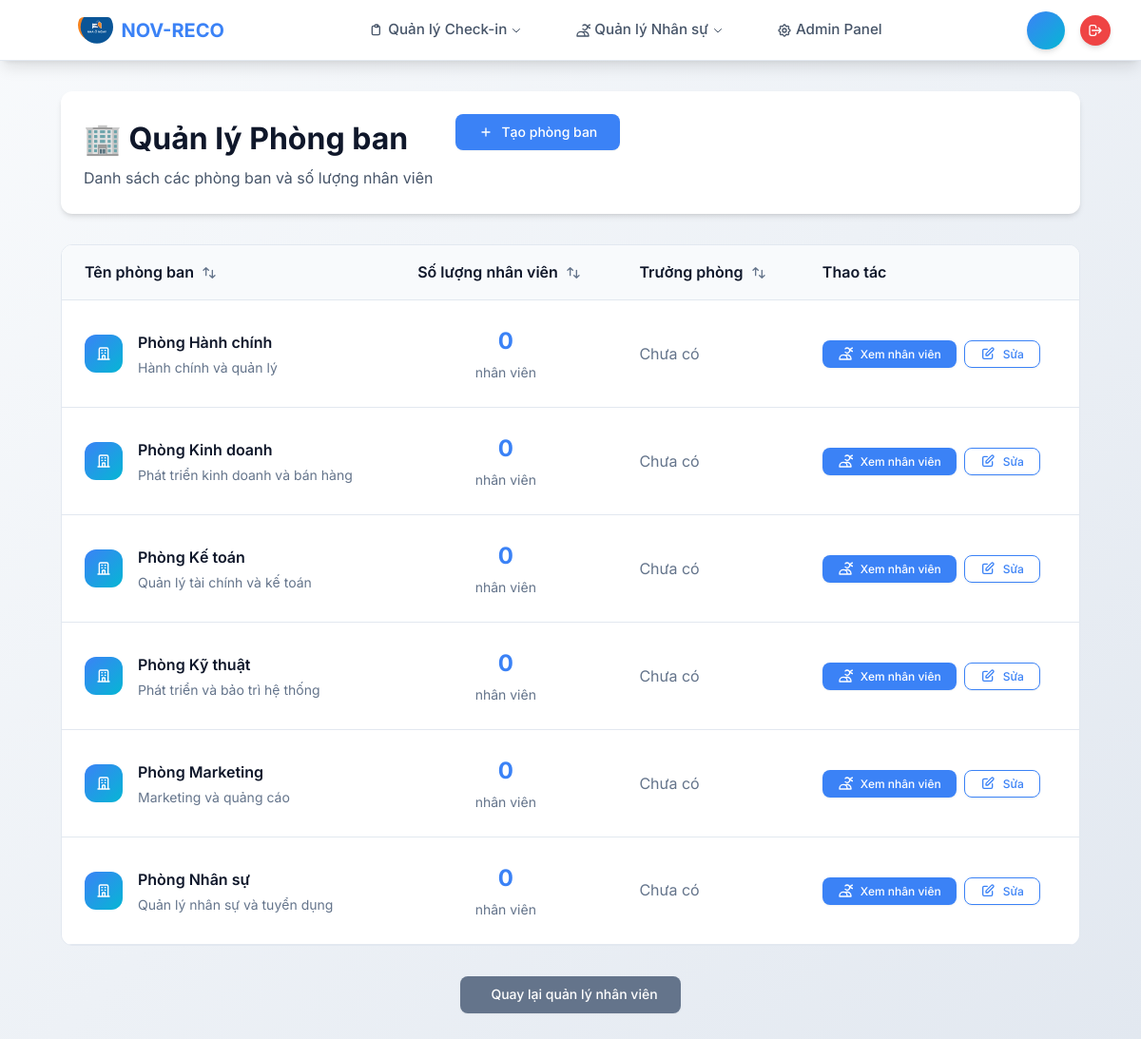
The page /users/departments/ (signed in) on the database as committed earlier.
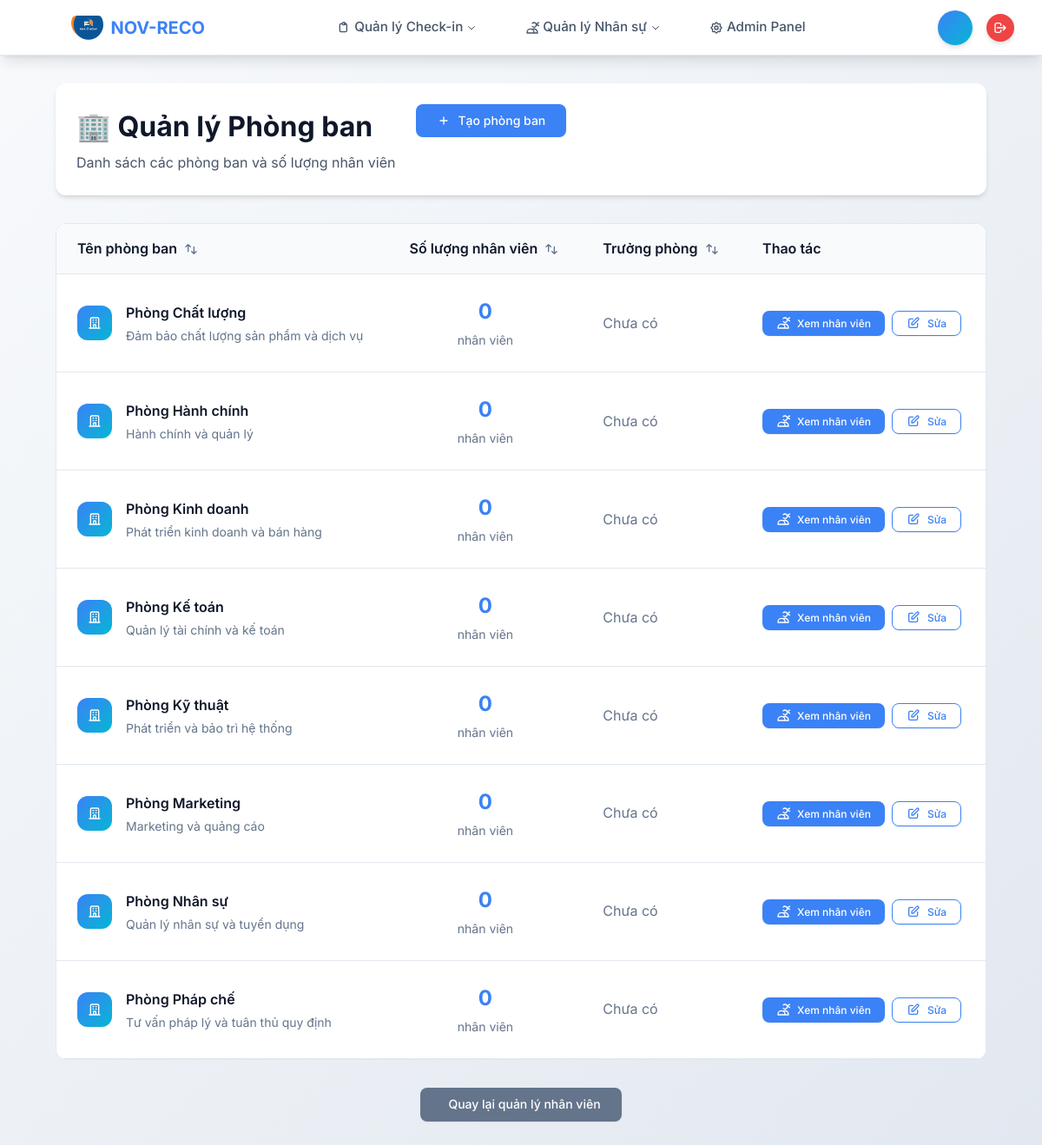
The same page on the database as committed later.
### users/models.py (models this page shows, shortened)
class Department(models.Model):
    name = models.CharField(
        max_length=100,
        unique=True,
        help_text="Tên phòng ban"
    )
    description = models.TextField(
        blank=True,
        help_text="Mô tả phòng ban"
    )
    manager = models.ForeignKey(
        'User',
        on_delete=models.SET_NULL,
        null=True,
        blank=True,
        related_name='managed_departments',
        help_text="Trưởng phòng ban"
    )
    created_at = models.DateTimeField(auto_now_add=True)
    updated_at = models.DateTimeField(auto_now=True)
    class Meta:
        verbose_name = "Phòng ban"
        verbose_name_plural = "Phòng ban"
        ordering = ['name']

### users/views.py (the view)
# urls.py: path("departments/", views.department_list_view, name="department_list"),
@admin_required
def department_list_view(request):
    departments = Department.objects.all().annotate(
        user_count=Count('employees')
    ).order_by('name')
    context = {
        "departments": departments,
    }
    return render(request, "users/department_list.html", context)

### users/models.py (called while the page is built)
    def is_admin(self):
        return self.role == UserRole.ADMIN or self.is_superuser

    @property
    def is_admin_user(self):
        return self.is_admin()

### templates/users/department_list.html (shortened to what this page needs)
{% extends 'base.html' %}
{% load static %}
{% block extra_css %}
<link rel="stylesheet" href="{% static 'css/users.css' %}">
{% endblock %}
{% block content %}
<div class="container">
    <div class="page-header">
        <div class="header-content">
            <div class="header-text">
                <h1>🏢 Quản lý Phòng ban</h1>
                <p>Danh sách các phòng ban và số lượng nhân viên</p>
            </div>
            <div class="header-actions">
                <a href="/admin/users/department/add/" class="btn btn-primary">
                    <svg class="w-4 h-4" fill="none" stroke="currentColor" viewBox="0 0 24 24">
                        <path stroke-linecap="round" stroke-linejoin="round" stroke-width="2" d="M12 6v6m0 0v6m0-6h6m-6 0H6"></path>
                    </svg>
                    Tạo phòng ban
                </a>
            </div>
        </div>
    </div>
    <div class="content-card">
        {% if departments %}
            <div class="table-container desktop-view">
                <table class="data-table">
                    <thead>
                        <tr>
                            <th>
                                <div class="table-header">
                                    <span>Tên phòng ban</span>
                                    <svg class="w-4 h-4" fill="none" stroke="currentColor" viewBox="0 0 24 24">
                                        <path stroke-linecap="round" stroke-linejoin="round" stroke-width="2" d="M7 16V4m0 0L3 8m4-4l4 4m6 0v12m0 0l4-4m-4 4l-4-4"></path>
                                    </svg>
                                </div>
                            </th>
                            <th>
                                <div class="table-header">
                                    <span>Số lượng nhân viên</span>
                                    <svg class="w-4 h-4" fill="none" stroke="currentColor" viewBox="0 0 24 24">
                                        <path stroke-linecap="round" stroke-linejoin="round" stroke-width="2" d="M7 16V4m0 0L3 8m4-4l4 4m6 0v12m0 0l4-4m-4 4l-4-4"></path>
                                    </svg>
                                </div>
                            </th>
                            <th>
                                <div class="table-header">
                                    <span>Trưởng phòng</span>
                                    <svg class="w-4 h-4" fill="none" stroke="currentColor" viewBox="0 0 24 24">
                                        <path stroke-linecap="round" stroke-linejoin="round" stroke-width="2" d="M7 16V4m0 0L3 8m4-4l4 4m6 0v12m0 0l4-4m-4 4l-4-4"></path>
                                    </svg>
                                </div>
                            </th>
                            <th>Thao tác</th>
                        </tr>
                    </thead>
                    <tbody>
                        {% for dept in departments %}
                        <tr>
                            <td>
                                <div class="dept-info">
                                    <div class="dept-icon">
                                        <svg class="w-5 h-5" fill="none" stroke="currentColor" viewBox="0 0 24 24">
                                            <path stroke-linecap="round" stroke-linejoin="round" stroke-width="2" d="M19 21V5a2 2 0 00-2-2H7a2 2 0 00-2 2v16m14 0h2m-2 0h-5m-9 0H3m2 0h5M9 7h1m-1 4h1m4-4h1m-1 4h1m-5 10v-5a1 1 0 011-1h2a1 1 0 011 1v5m-4 0h4"></path>
                                        </svg>
                                    </div>
                                    <div class="dept-details">
                                        <span class="dept-name">{{ dept.name }}</span>
                                        {% if dept.description %}
                                            <small class="dept-description">{{ dept.description }}</small>
                                        {% endif %}
                                    </div>
                                </div>
                            </td>
                            <td>
                                <div class="employee-count">
                                    <span class="count-number">{{ dept.user_count }}</span>
                                    <span class="count-label">nhân viên</span>
                                </div>
                            </td>
                            <td>
                                {% if dept.manager %}
                                    <div class="manager-info">
                                        <div class="manager-avatar">
                                            {{ dept.manager.first_name|first|default:dept.manager.username|first|upper }}
                                        </div>
                                        <span class="manager-name">{{ dept.manager.get_display_name }}</span>
                                    </div>
                                {% else %}
                                    <span class="text-muted">Chưa có</span>
                                {% endif %}
                            </td>
                            <td>
                                <div class="action-buttons">
                                    <a href="/users/?department={{ dept.id }}" class="btn btn-sm btn-primary">
                                        <svg class="w-4 h-4" fill="none" stroke="currentColor" viewBox="0 0 24 24">
                                            <path stroke-linecap="round" stroke-linejoin="round" stroke-width="2" d="M12 4.354a4 4 0 110 5.292M15 21H3v-1a6 6 0 0112 0v1zm0 0h6v-1a6 6 0 00-9-5.197m13.5-9a2.5 2.5 0 11-5 0 2.5 2.5 0 015 0z"></path>
                                        </svg>
                                        Xem nhân viên
                                    </a>
                                    <a href="/admin/users/department/{{ dept.id }}/change/" class="btn btn-sm btn-outline">
                                        <svg class="w-4 h-4" fill="none" stroke="currentColor" viewBox="0 0 24 24">
                                            <path stroke-linecap="round" stroke-linejoin="round" stroke-width="2" d="M11 5H6a2 2 0 00-2 2v11a2 2 0 002 2h11a2 2 0 002-2v-5m-1.414-9.414a2 2 0 112.828 2.828L11.828 15H9v-2.828l8.586-8.586z"></path>
                                        </svg>
                                        Sửa
                                    </a>
                                </div>
                            </td>
                        </tr>
                        {% endfor %}
                    </tbody>
                </table>
            </div>
        {% endif %}
    </div>
    <div class="page-actions">
        <a href="/users/" class="btn btn-secondary">
             Quay lại quản lý nhân viên
        </a>
    </div>
</div>
{% endblock %}

### templates/base.html (shortened to what this page needs)
{% load static %}
<!doctype html>
<html lang="vi">
<head>
    <link rel="stylesheet" href="{% static 'css/base.css' %}">
    {% block extra_css %}{% endblock %}
</head>
<body>
    <nav class="navbar">
        <div class="nav-container">
            <a href="/" class="nav-logo">
                <img src="{% static 'logo.svg' %}" alt="NOV-RECO Logo">
                <span>NOV-RECO</span>
            </a>
            <ul class="nav-menu" id="nav-menu">
                {% if user.is_authenticated %}
                    <li class="dropdown">
                        <a href="#" class="dropdown-toggle">
                            <svg class="w-4 h-4" fill="none" stroke="currentColor" viewBox="0 0 24 24">
                                <path stroke-linecap="round" stroke-linejoin="round" stroke-width="2" d="M9 5H7a2 2 0 00-2 2v10a2 2 0 002 2h8a2 2 0 002-2V7a2 2 0 00-2-2h-2M9 5a2 2 0 002 2h2a2 2 0 002-2M9 5a2 2 0 012-2h2a2 2 0 012 2"></path>
                            </svg>
                            Quản lý Check-in
                            <svg class="w-3 h-3" fill="none" stroke="currentColor" viewBox="0 0 24 24">
                                <path stroke-linecap="round" stroke-linejoin="round" stroke-width="2" d="M19 9l-7 7-7-7"></path>
                            </svg>
                        </a>
                    </li>
                    {% if user.is_superuser or user.is_admin_user %}
                        <li class="dropdown">
                            <a href="#" class="dropdown-toggle">
                                <svg class="w-4 h-4" fill="none" stroke="currentColor" viewBox="0 0 24 24">
                                    <path stroke-linecap="round" stroke-linejoin="round" stroke-width="2" d="M12 4.354a4 4 0 110 5.292M15 21H3v-1a6 6 0 0112 0v1zm0 0h6v-1a6 6 0 00-9-5.197m13.5-9a2.5 2.5 0 11-5 0 2.5 2.5 0 015 0z"></path>
                                </svg>
                                Quản lý Nhân sự
                                <svg class="w-3 h-3" fill="none" stroke="currentColor" viewBox="0 0 24 24">
                                    <path stroke-linecap="round" stroke-linejoin="round" stroke-width="2" d="M19 9l-7 7-7-7"></path>
                                </svg>
                            </a>
                        </li>
                    {% endif %}
                    {% if user.is_superuser %}
                        <li>
                            <a href="/admin/">
                                Admin Panel
                            </a>
                        </li>
                    {% endif %}
                {% endif %}
            </ul>
            <div class="user-info">
                {% if user.is_authenticated %}
                    <div class="user-avatar">
                    </div>
                    <a href="/accounts/logout/" class="logout-btn" title="Đăng xuất">
                        <svg class="w-4 h-4" fill="none" stroke="currentColor" viewBox="0 0 24 24">
                            <path stroke-linecap="round" stroke-linejoin="round" stroke-width="2" d="M17 16l4-4m0 0l-4-4m4 4H7m6 4v1a3 3 0 01-3 3H6a3 3 0 01-3-3V7a3 3 0 013-3h4a3 3 0 013 3v1"></path>
                        </svg>
                    </a>
                {% endif %}
            </div>
        </div>
    </nav>
    <main class="main-content">
        {% block content %}{% endblock %}
    </main>
</body>
</html>

### static/css/base.css (style rules this page uses)
* { margin: 0; padding: 0; box-sizing: border-box; }
:root { --primary-color: #3b82f6; --primary-hover: #2563eb; --secondary-color: #64748b; --accent-color: #06b6d4; --success-color: #10b981; --warning-color: #f59e0b; --error-color: #ef4444; --bg-primary: #ffffff; --bg-secondary: #f8fafc; --bg-tertiary: #f1f5f9; --text-primary: #0f172a; --text-secondary: #475569; --text-muted: #64748b; --border-color: #e2e8f0; --border-hover: #cbd5e1; --shadow-sm: 0 1px 2px 0 rgb(0 0 0 / 0.05); --shadow-md: 0 4px 6px -1px rgb(0 0 0 / 0.1), 0 2px 4px -2px rgb(0 0 0 / 0.1); --shadow-lg: 0 10px 15px -3px rgb(0 0 0 / 0.1), 0 4px 6px -4px rgb(0 0 0 / 0.1); --shadow-xl: 0 20px 25px -5px rgb(0 0 0 / 0.1), 0 8px 10px -6px rgb(0 0 0 / 0.1); --radius-sm: 0.375rem; --radius-md: 0.5rem; --radius-lg: 0.75rem; --radius-xl: 1rem; --spacing-xs: 0.25rem; --spacing-sm: 0.5rem; --spacing-md: 1rem; --spacing-lg: 1.5rem; --spacing-xl: 2rem; --spacing-2xl: 3rem; }
body { font-family: 'Inter', -apple-system, BlinkMacSystemFont, 'Segoe UI', Roboto, Oxygen, Ubuntu, Cantarell, sans-serif; background: linear-gradient(135deg, #f8fafc 0%, #e2e8f0 100%); min-height: 100vh; color: var(--text-primary); line-height: 1.6; font-size: 16px; }
.navbar { background: var(--bg-primary); backdrop-filter: blur(20px); box-shadow: var(--shadow-lg); border-bottom: 1px solid var(--border-color); position: fixed; top: 0; left: 0; right: 0; z-index: 1000; height: 64px; padding: 0 var(--spacing-xl); }
.nav-container { max-width: 1200px; margin: 0 auto; display: flex; justify-content: space-between; align-items: center; position: relative; height: 100%; }
.nav-logo { display: flex; align-items: center; gap: var(--spacing-sm); color: var(--primary-color); text-decoration: none; font-weight: 700; font-size: 1.25rem; margin-left: 50px; transition: color 0.2s ease; }
.nav-logo img { height: 28px; width: auto; border-radius: var(--radius-sm); }
.nav-menu { display: flex; list-style: none; gap: var(--spacing-lg); margin: 0; padding: 0; }
.nav-menu li a { color: var(--text-secondary); text-decoration: none; font-weight: 500; font-size: 0.95rem; transition: all 0.2s ease; padding: var(--spacing-sm) var(--spacing-md); border-radius: var(--radius-md); display: flex; align-items: center; gap: var(--spacing-xs); }
.dropdown { position: relative; }
.dropdown-toggle { display: flex; align-items: center; gap: 5px; }
.user-info { display: flex; align-items: center; gap: var(--spacing-md); flex-wrap: nowrap; }
.user-avatar { width: 32px; height: 32px; border-radius: 50%; background: linear-gradient(135deg, var(--primary-color), var(--accent-color)); display: flex; align-items: center; justify-content: center; color: white; font-weight: 600; font-size: 0.875rem; box-shadow: var(--shadow-md); transition: all 0.2s ease; }
.logout-btn { background: var(--error-color); color: white; border: none; padding: var(--spacing-xs); border-radius: 50%; text-decoration: none; font-size: 0.875rem; transition: all 0.2s ease; width: 32px; height: 32px; display: flex; align-items: center; justify-content: center; box-shadow: var(--shadow-md); }
svg { width: 1em; height: 1em; flex-shrink: 0; }
.w-4 { width: 1rem; }
.h-4 { height: 1rem; }
.w-3 { width: 0.75rem; }
.h-3 { height: 0.75rem; }
.logout-btn svg { width: 1rem; height: 1rem; }
.main-content { margin-top: 64px; min-height: calc(100vh - 64px); padding: var(--spacing-xl); padding-bottom: 80px; }
@media (min-width: 769px) { .main-content { padding-bottom: var(--spacing-xl); } }
.container { max-width: 1200px; margin: 0 auto; padding: 0 var(--spacing-xl); }
.btn { display: inline-flex; align-items: center; gap: var(--spacing-sm); padding: var(--spacing-sm) var(--spacing-lg); background: var(--primary-color); color: white; text-decoration: none; border-radius: var(--radius-md); font-weight: 500; font-size: 0.875rem; transition: all 0.2s ease; border: none; cursor: pointer; box-shadow: var(--shadow-sm); }
.btn-secondary { background: var(--secondary-color); }
.btn-outline { background: transparent; color: var(--primary-color); border: 1px solid var(--primary-color); }
.btn-sm { padding: var(--spacing-xs) var(--spacing-md); font-size: 0.75rem; }

Rows that differ between the two databases and show on the page:
added Department: name "Phòng Chất lượng", description "Đảm bảo chất lượng sản phẩm và dịch vụ", user_count "0", shows "Chưa có"
added Department: name "Phòng Pháp chế", description "Tư vấn pháp lý và tuân thủ quy định", user_count "0", shows "Chưa có"
